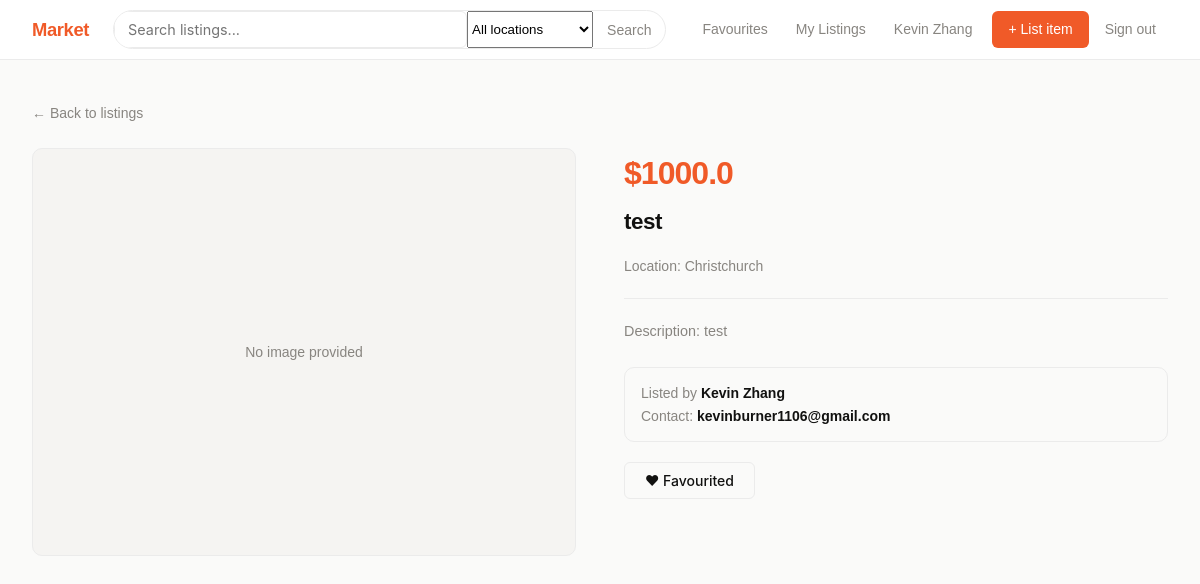
Page /listing/1 (signed in) on the committed database.
### app.py (models this page shows)
class User(UserMixin, db.Model):
    id = db.Column(db.Integer, primary_key=True)
    google_id = db.Column(db.String(128), unique=True, nullable=False)
    name = db.Column(db.String(128), nullable=False)
    email = db.Column(db.String(256), nullable=True)
    listings = db.relationship("Listing", backref="seller")
    favourites = db.relationship("Listing", secondary=favourites_table)

class Listing(db.Model):
    id = db.Column(db.Integer, primary_key=True)
    user_id = db.Column(db.Integer, db.ForeignKey("user.id"))
    title = db.Column(db.String(200), nullable=False)
    description = db.Column(db.Text, nullable=False)
    price = db.Column(db.Float, nullable=False)
    location = db.Column(db.String(200), nullable=False)
    image_filename = db.Column(db.String(256))

### app.py (the view)
@app.route('/listing/<int:listing_id>')
def view_listing(listing_id):
    listing = Listing.query.get_or_404(listing_id)
    return render_template('view_listing.html', listing=listing)

### app.py (called while the page is built)
@login_manager.user_loader
def load_user(user_id):
    return User.query.get(int(user_id))

### templates/view_listing.html (shortened to what this page needs)
{% extends "base.html" %}
{% block content %}
<a href="{{ url_for('home') }}" class="back-link">← Back to listings</a>
<div class="view-layout">
    <div>
        {% if listing.image_filename %}
            <img src="{{ url_for('static', filename='uploads/' ~ listing.image_filename) }}" class="view-img" alt="{{ listing.title }}">
        {% else %}
            <div class="view-no-img">No image provided</div>
        {% endif %}
    </div>
    <div>
        <p class="view-price">${{ listing.price }}</p>
        <h1 class="view-title">{{ listing.title }}</h1>
        <div class="view-location">
            Location: {{ listing.location }}
        </div>
        <p class="view-description">Description: {{ listing.description }}</p>
        <div class="view-seller">
            <span>Listed by </span><strong>{{ listing.seller.name }}</strong>
            {% if current_user.is_authenticated and current_user.id != listing.user_id %}
                <br><span>Contact: </span><strong>{{ listing.seller.email }}</strong>
            {% endif %}
        </div>
        <div class="view-actions">
            {% if current_user.is_authenticated %}
                {% if current_user.id != listing.user_id %}
                    <form method="POST" action="{{ url_for('toggle_favourite', listing_id=listing.id) }}">
                        <button type="submit" class="btn btn-outline">
                            {% if listing in current_user.favourites %}
                                ♥ Favourited
                            {% else %}
                                ♡ Favourite listing
                            {% endif %}
                        </button>
                    </form>
                {% else %}
                    <a href="{{ url_for('edit_listing', listing_id=listing.id) }}" class="btn btn-outline">Edit</a>
                    <form method="POST" action="{{ url_for('delete_listing', listing_id=listing.id) }}" onsubmit="return confirm('Delete this listing?')">
                        <button type="submit" class="btn btn-delete">Delete</button>
                    </form>
                {% endif %}
            {% else %}
                <a href="{{ url_for('google_login') }}" class="btn btn-outline">Sign in to favourite</a>
            {% endif %}
        </div>
    </div>
</div>
{% endblock %}

### templates/base.html (shortened to what this page needs)
<!DOCTYPE html>
<html lang="en">
<head>
    <link rel="stylesheet" href="{{ url_for('static', filename='style/base.css') }}">
</head>
<body>
<nav>
    <a href="{{ url_for('home') }}" class="nav-logo">Market</a>
    <form class="nav-search" method="GET" action="{{ url_for('home') }}">
        <input type="text" name="search" placeholder="Search listings..." value="{{ request.args.get('search', '') }}">
         <select name="location">
            <option value="">All locations</option>
        </select>
        <button type="submit">Search</button>
    </form>
    <div class="nav-links">
        {% if current_user.is_authenticated %}
            <a href="{{ url_for('favourites') }}" class="nav-link">Favourites</a>
            <a href="{{ url_for('my_listing') }}" class="nav-link">My Listings</a>
            <span class="nav-name">{{ current_user.name }}</span>
            <a href="{{ url_for('create_listing') }}" class="btn-nav">+ List item</a>
            <a href="{{ url_for('logout') }}" class="nav-link">Sign out</a>
        {% else %}
            <a href="{{ url_for('google_login') }}" class="btn-nav">Sign in</a>
        {% endif %}
    </div>
</nav>
<main>
    {% block content %}{% endblock %}
</main>
</body>
</html>

### static/style/base.css (style rules this page uses)
*, *::before, *::after { box-sizing: border-box; margin: 0; padding: 0; }
:root { --orange: #f05a28; --orange-dk: #d44a1a; --orange-lt: #fff4f0; --bg: #fafaf9; --surface: #ffffff; --border: #ebebeb; --text: #111110; --muted: #888580; --radius: 10px; --radius-sm: 6px; }
body { font-family: sans-serif; background: var(--bg); color: var(--text); min-height: 100vh; display: flex; flex-direction: column; line-height: 1.6; }
a { color: inherit; text-decoration: none; }
h1 { font-family: sans-serif; font-size: 1.75rem; font-weight: 800; letter-spacing: -.03em; margin-bottom: 24px; }
nav { background: var(--surface); border-bottom: 1px solid var(--border); padding: 0 32px; height: 60px; display: flex; align-items: center; gap: 24px; position: sticky; top: 0; z-index: 100; }
.nav-logo { font-family: 'Syne', sans-serif; font-weight: 800; font-size: 1.15rem; color: var(--orange); letter-spacing: -.02em; white-space: nowrap; }
.nav-search { flex: 1; max-width: 666px; display: flex; border: 1.5px solid var(--border); border-radius: 999px; overflow: hidden; transition: border-color .15s; }
.nav-search input { flex: 1; border: none; background: transparent; padding: 7px 16px; font-family: 'Inter', sans-serif; font-size: .875rem; color: var(--text); outline: none; }
.nav-search button { border: none; background: transparent; padding: 0 14px; cursor: pointer; color: var(--muted); font-size: .875rem; }
.nav-links { display: flex; align-items: center; gap: 4px; margin-left: auto; }
.nav-link { font-size: .875rem; font-weight: 500; color: var(--muted); padding: 6px 12px; border-radius: var(--radius-sm); transition: color .15s, background .15s; }
.nav-name { font-size: .875rem; font-weight: 500; color: var(--muted); padding: 6px 12px; }
.btn-nav { background: var(--orange); color: #fff; font-size: .875rem; font-weight: 500; padding: 7px 16px; border-radius: var(--radius-sm); transition: background .15s; margin-left: 4px; }
main { flex: 1; max-width: 1200px; width: 100%; margin: 0 auto; padding: 40px 32px; }
.btn { display: inline-block; padding: 9px 20px; border-radius: var(--radius-sm); font-family: 'Inter', sans-serif; font-size: .875rem; font-weight: 500; cursor: pointer; border: none; transition: background .15s, color .15s; text-decoration: none; }
.btn-outline { background: transparent; color: var(--text); border: 1.5px solid var(--border); }
.back-link { display: inline-flex; align-items: center; gap: 6px; font-size: .875rem; color: var(--muted); margin-bottom: 24px; transition: color .15s; }
.view-layout { display: grid; grid-template-columns: 1fr 1fr; gap: 48px; align-items: start; }
.view-no-img { aspect-ratio: 4/3; background: #f5f4f2; border-radius: var(--radius); border: 1px solid var(--border); display: flex; align-items: center; justify-content: center; color: var(--muted); font-size: .875rem; }
.view-price { font-family: 'Syne', sans-serif; font-size: 2rem; font-weight: 800; color: var(--orange); letter-spacing: -.03em; margin-bottom: 4px; }
.view-title { font-family: 'Syne', sans-serif; font-size: 1.4rem; font-weight: 800; letter-spacing: -.02em; margin-bottom: 16px; }
.view-location { font-size: .875rem; color: var(--muted); margin-bottom: 20px; padding-bottom: 20px; border-bottom: 1px solid var(--border); }
.view-description { font-size: .9rem; color: var(--muted); line-height: 1.7; margin-bottom: 24px; white-space: pre-line; }
.view-seller { background: var(--bg); border: 1px solid var(--border); border-radius: var(--radius); padding: 14px 16px; font-size: .875rem; margin-bottom: 20px; }
.view-seller strong { color: var(--text); }
.view-seller span { color: var(--muted); }
.view-actions { display: flex; gap: 10px; flex-wrap: wrap; }
input[type="text"], input[type="number"], input[type="file"], textarea { border: 1.5px solid var(--border); border-radius: var(--radius-sm); padding: 9px 13px; font-family: 'Inter', sans-serif; font-size: .9rem; color: var(--text); background: var(--surface); outline: none; transition: border-color .15s; width: 100%; }

### rows in the picture
User: name "Kevin Zhang"
Listing: price "1000.0", title "test", location "Christchurch", description "test"
User: seller.name "Kevin Zhang", seller.email "kevinburner1106@gmail.com"
